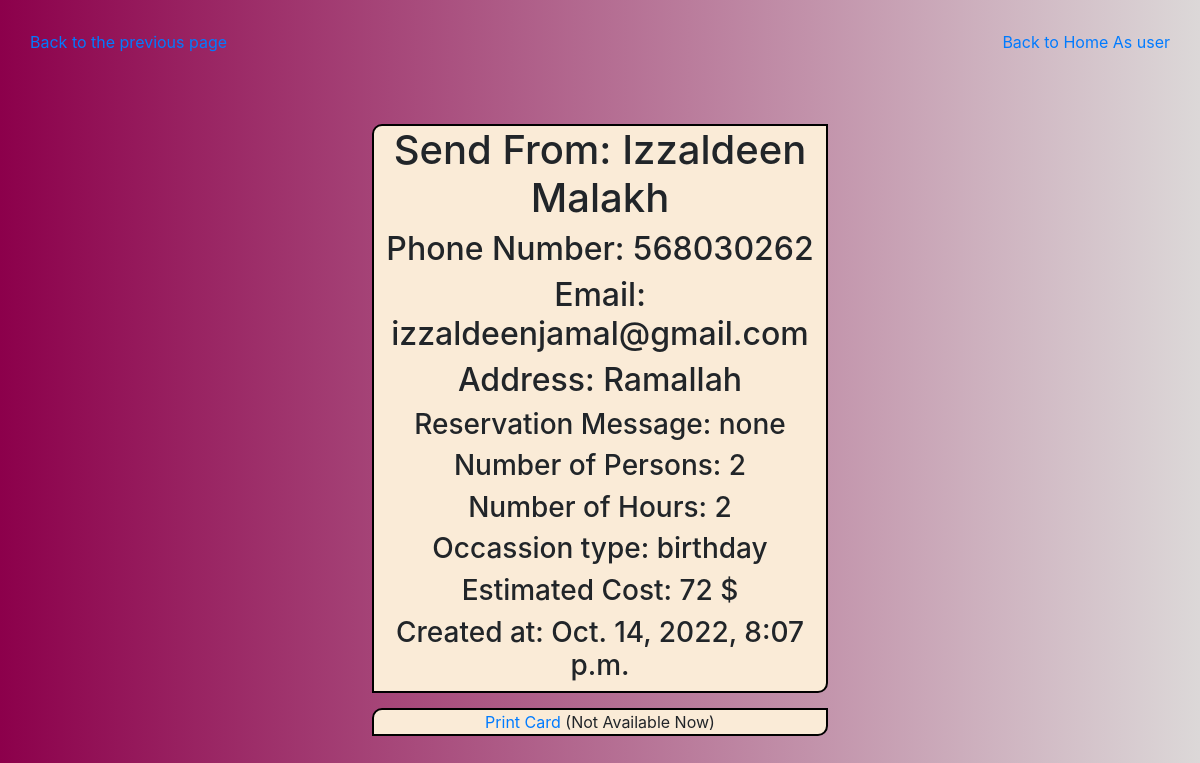
Page /Showmessage/3 on the committed database.
### vintage_app/models.py (models this page shows)
class Reservation(models.Model):
    number_of_persons =  models.IntegerField()
    date_time = models.CharField(max_length = 255)
    number_of_hours = models.IntegerField()
    occassion = models.CharField(max_length = 255)
    message = models.CharField(max_length = 255)
    cost = models.IntegerField()
    customer = models.ForeignKey(Customer , related_name = "reserved_event", on_delete = models.DO_NOTHING)
    status=models.CharField(max_length = 255,default="notyet")
    created_at = models.DateTimeField(auto_now_add = True)
    updated_at = models.DateTimeField(auto_now = True)
    objects = ReservationManager()

class Customer(models.Model):
    name = models.CharField(max_length = 255)
    phone_number = models.IntegerField()
    password = models.CharField(max_length=255)
    email = models.CharField(max_length = 255)
    address = models.CharField(max_length = 255)
    count1 = models.IntegerField(default=0)
    created_at = models.DateTimeField(auto_now_add = True)
    updated_at = models.DateTimeField(auto_now = True)
    objects = CustomerManager()

### vintage_app/views.py (the view)
# urls.py: path('Showmessage/<int:id>', views.ShowmessageReservation),
def ShowmessageReservation(request,id):
    messid= Reservation.objects.get(id=id)
    context={
        'messid': messid
    }
    return render(request, "showReservationDetails.html",context)

### vintage_app/templates/showReservationDetails.html (shortened to what this page needs)
<!DOCTYPE html>
<html lang="en">
<head>
    <link rel="stylesheet" href="https://stackpath.bootstrapcdn.com/bootstrap/4.5.2/css/bootstrap.min.css">
</head>
<body>
    <div class="head">
    <a href="/adminDashboard"> Back to the previous page </a>
    <a href="/"> Back to Home As user </a>
</div>
    <div id="div1">
    <h1> Send From: {{messid.customer.name}} </h1>
    <h2> Phone Number: {{ messid.customer.phone_number }}</h2>
    <h2> Email: {{ messid.customer.email }}</h2>
    <h2> Address: {{ messid.customer.address }}</h2>
    <h3> Reservation Message: {{messid.message}}</h3>
    <h3> Number of Persons: {{messid.number_of_persons}}</h3>
    <h3> Number of Hours: {{messid.number_of_hours}}</h3>
    <h3> Occassion type: {{messid.occassion}}</h3>
    <h3> Estimated Cost: {{messid.cost}} $</h3>
    <h3> Created at: {{messid.created_at}} </h3>
</div>
<div id="div">
<a href="#">Print Card</a> (Not Available Now)
</div>
</body>
</html>

### vintage_app/templates/showReservationDetails.html (style rules this page uses)
body { background-image: linear-gradient(to right, #8c004b, #dcd8d8); padding: 30px; }
#div1 { width: 40%; background-color: antiquewhite; margin: 0 auto; margin-top: 70px; text-align: center; border: 2px solid black; border-radius: 10px 0px 10px 0px; }
#div { margin: 0 auto; margin-top: 15px; width: 40%; background-color: antiquewhite; text-align: center; border: 2px solid black; border-radius: 10px 0px 10px 0px; }
.head { display: flex; justify-content: space-between; }

### rows in the picture
Reservation: customer.name "Izzaldeen Malakh", customer.phone_number "568030262", customer.email "izzaldeenjamal@gmail.com", customer.address "Ramallah", message "none", number_of_persons "2", number_of_hours "2", occassion "birthday", cost "72", created_at "Oct. 14, 2022, 8:07 p.m."
